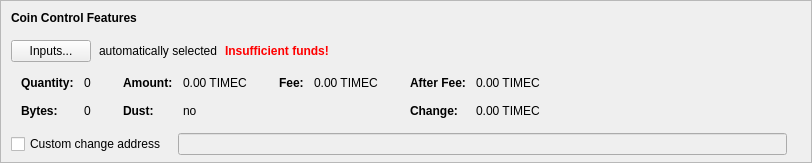
    <widget class="QFrame" name="frameCoinControl">
     <property name="sizePolicy">
      <sizepolicy hsizetype="Expanding" vsizetype="Expanding">
       <horstretch>0</horstretch>
       <verstretch>0</verstretch>
      </sizepolicy>
     </property>
     <property name="maximumSize">
      <size>
       <width>16777215</width>
       <height>16777215</height>
      </size>
     </property>
     <property name="frameShape">
      <enum>QFrame::StyledPanel</enum>
     </property>
     <property name="frameShadow">
      <enum>QFrame::Sunken</enum>
     </property>
     <layout class="QVBoxLayout" name="verticalLayoutCoinControl2">
      <property name="spacing">
       <number>0</number>
      </property>
      <property name="leftMargin">
       <number>0</number>
      </property>
      <property name="topMargin">
       <number>0</number>
      </property>
      <property name="rightMargin">
       <number>0</number>
      </property>
      <property name="bottomMargin">
       <number>6</number>
      </property>
      <item>
       <layout class="QVBoxLayout" name="verticalLayoutCoinControl" stretch="0,0,0,0,1">
        <property name="spacing">
         <number>0</number>
        </property>
        <property name="leftMargin">
         <number>10</number>
        </property>
        <property name="topMargin">
         <number>10</number>
        </property>
        <item>
         <layout class="QHBoxLayout" name="horizontalLayoutCoinControl1">
          <property name="bottomMargin">
           <number>15</number>
          </property>
          <item>
           <widget class="QLabel" name="labelCoinControlFeatures">
            <property name="sizePolicy">
             <sizepolicy hsizetype="Preferred" vsizetype="Maximum">
              <horstretch>0</horstretch>
              <verstretch>0</verstretch>
             </sizepolicy>
            </property>
            <property name="font">
             <font>
              <weight>75</weight>
              <bold>true</bold>
             </font>
            </property>
            <property name="styleSheet">
             <string notr="true">font-weight:bold;</string>
            </property>
            <property name="text">
             <string>Coin Control Features</string>
            </property>
           </widget>
          </item>
         </layout>
        </item>
        <item>
         <layout class="QHBoxLayout" name="horizontalLayoutCoinControl2" stretch="0,0,0,0">
          <property name="spacing">
           <number>8</number>
          </property>
          <property name="bottomMargin">
           <number>10</number>
          </property>
          <item>
           <widget class="QPushButton" name="pushButtonCoinControl">
            <property name="styleSheet">
             <string notr="true"/>
            </property>
            <property name="text">
             <string>Inputs...</string>
            </property>
            <property name="autoDefault">
             <bool>false</bool>
            </property>
           </widget>
          </item>
          <item>
           <widget class="QLabel" name="labelCoinControlAutomaticallySelected">
            <property name="text">
             <string>automatically selected</string>
            </property>
            <property name="margin">
             <number>5</number>
            </property>
           </widget>
          </item>
          <item>
           <widget class="QLabel" name="labelCoinControlInsuffFunds">
            <property name="font">
             <font>
              <weight>75</weight>
              <bold>true</bold>
             </font>
            </property>
            <property name="styleSheet">
             <string notr="true">color:red;font-weight:bold;</string>
            </property>
            <property name="text">
             <string>Insufficient funds!</string>
            </property>
            <property name="margin">
             <number>5</number>
            </property>
           </widget>
          </item>
          <item>
           <spacer name="horizontalSpacerCoinControl">
            <property name="orientation">
             <enum>Qt::Horizontal</enum>
            </property>
            <property name="sizeHint" stdset="0">
             <size>
              <width>40</width>
              <height>1</height>
             </size>
            </property>
           </spacer>
          </item>
         </layout>
        </item>
        <item>
         <widget class="QWidget" name="widgetCoinControl" native="true">
          <property name="sizePolicy">
           <sizepolicy hsizetype="Preferred" vsizetype="Preferred">
            <horstretch>0</horstretch>
            <verstretch>0</verstretch>
           </sizepolicy>
          </property>
          <property name="minimumSize">
           <size>
            <width>0</width>
            <height>0</height>
           </size>
          </property>
          <property name="styleSheet">
           <string notr="true"/>
          </property>
          <layout class="QHBoxLayout" name="horizontalLayoutCoinControl5">
           <property name="leftMargin">
            <number>0</number>
           </property>
           <property name="topMargin">
            <number>0</number>
           </property>
           <property name="rightMargin">
            <number>0</number>
           </property>
           <property name="bottomMargin">
            <number>0</number>
           </property>
           <item>
            <layout class="QHBoxLayout" name="horizontalLayoutCoinControl3" stretch="0,0,0,1">
             <property name="spacing">
              <number>20</number>
             </property>
             <property name="topMargin">
              <number>0</number>
             </property>
             <property name="bottomMargin">
              <number>10</number>
             </property>
             <item>
              <layout class="QFormLayout" name="formLayoutCoinControl1">
               <property name="horizontalSpacing">
                <number>10</number>
               </property>
               <property name="verticalSpacing">
                <number>14</number>
               </property>
               <property name="leftMargin">
                <number>10</number>
               </property>
               <property name="topMargin">
                <number>4</number>
               </property>
               <property name="rightMargin">
                <number>6</number>
               </property>
               <item row="0" column="0">
                <widget class="QLabel" name="labelCoinControlQuantityText">
                 <property name="font">
                  <font>
                   <weight>75</weight>
                   <bold>true</bold>
                  </font>
                 </property>
                 <property name="text">
                  <string>Quantity:</string>
                 </property>
                 <property name="margin">
                  <number>0</number>
                 </property>
                </widget>
               </item>
               <item row="0" column="1">
                <widget class="QLabel" name="labelCoinControlQuantity">
                 <property name="cursor">
                  <cursorShape>IBeamCursor</cursorShape>
                 </property>
                 <property name="contextMenuPolicy">
                  <enum>Qt::ActionsContextMenu</enum>
                 </property>
                 <property name="text">
                  <string notr="true">0</string>
                 </property>
                 <property name="margin">
                  <number>0</number>
                 </property>
                 <property name="textInteractionFlags">
                  <set>Qt::LinksAccessibleByMouse|Qt::TextSelectableByKeyboard|Qt::TextSelectableByMouse</set>
                 </property>
                </widget>
               </item>
               <item row="1" column="0">
                <widget class="QLabel" name="labelCoinControlBytesText">
                 <property name="font">
                  <font>
                   <weight>75</weight>
                   <bold>true</bold>
                  </font>
                 </property>
                 <property name="text">
                  <string>Bytes:</string>
                 </property>
                </widget>
               </item>
               <item row="1" column="1">
                <widget class="QLabel" name="labelCoinControlBytes">
                 <property name="cursor">
                  <cursorShape>IBeamCursor</cursorShape>
                 </property>
                 <property name="contextMenuPolicy">
                  <enum>Qt::ActionsContextMenu</enum>
                 </property>
                 <property name="text">
                  <string notr="true">0</string>
                 </property>
                 <property name="textInteractionFlags">
                  <set>Qt::LinksAccessibleByMouse|Qt::TextSelectableByKeyboard|Qt::TextSelectableByMouse</set>
                 </property>
                </widget>
               </item>
              </layout>
             </item>
             <item>
              <layout class="QFormLayout" name="formLayoutCoinControl2">
               <property name="horizontalSpacing">
                <number>10</number>
               </property>
               <property name="verticalSpacing">
                <number>14</number>
               </property>
               <property name="leftMargin">
                <number>6</number>
               </property>
               <property name="topMargin">
                <number>4</number>
               </property>
               <property name="rightMargin">
                <number>6</number>
               </property>
               <item row="0" column="0">
                <widget class="QLabel" name="labelCoinControlAmountText">
                 <property name="font">
                  <font>
                   <weight>75</weight>
                   <bold>true</bold>
                  </font>
                 </property>
                 <property name="text">
                  <string>Amount:</string>
                 </property>
                 <property name="margin">
                  <number>0</number>
                 </property>
                </widget>
               </item>
               <item row="0" column="1">
                <widget class="QLabel" name="labelCoinControlAmount">
                 <property name="cursor">
                  <cursorShape>IBeamCursor</cursorShape>
                 </property>
                 <property name="contextMenuPolicy">
                  <enum>Qt::ActionsContextMenu</enum>
                 </property>
                 <property name="text">
                  <string notr="true">0.00 TIMEC</string>
                 </property>
                 <property name="textInteractionFlags">
                  <set>Qt::LinksAccessibleByMouse|Qt::TextSelectableByKeyboard|Qt::TextSelectableByMouse</set>
                 </property>
                </widget>
               </item>
               <item row="1" column="0">
                <widget class="QLabel" name="labelCoinControlLowOutputText">
                 <property name="font">
                  <font>
                   <weight>75</weight>
                   <bold>true</bold>
                  </font>
                 </property>
                 <property name="text">
                  <string>Dust:</string>
                 </property>
                </widget>
               </item>
               <item row="1" column="1">
                <widget class="QLabel" name="labelCoinControlLowOutput">
                 <property name="cursor">
                  <cursorShape>IBeamCursor</cursorShape>
                 </property>
                 <property name="contextMenuPolicy">
                  <enum>Qt::ActionsContextMenu</enum>
                 </property>
                 <property name="text">
                  <string notr="true">no</string>
                 </property>
                 <property name="textInteractionFlags">
                  <set>Qt::LinksAccessibleByMouse|Qt::TextSelectableByKeyboard|Qt::TextSelectableByMouse</set>
                 </property>
                </widget>
               </item>
              </layout>
             </item>
             <item>
              <layout class="QFormLayout" name="formLayoutCoinControl3">
               <property name="horizontalSpacing">
                <number>10</number>
               </property>
               <property name="verticalSpacing">
                <number>14</number>
               </property>
               <property name="leftMargin">
                <number>6</number>
               </property>
               <property name="topMargin">
                <number>4</number>
               </property>
               <property name="rightMargin">
                <number>6</number>
               </property>
               <item row="0" column="0">
                <widget class="QLabel" name="labelCoinControlFeeText">
                 <property name="font">
                  <font>
                   <weight>75</weight>
                   <bold>true</bold>
                  </font>
                 </property>
                 <property name="text">
                  <string>Fee:</string>
                 </property>
                 <property name="margin">
                  <number>0</number>
                 </property>
                </widget>
               </item>
               <item row="0" column="1">
                <widget class="QLabel" name="labelCoinControlFee">
                 <property name="cursor">
                  <cursorShape>IBeamCursor</cursorShape>
                 </property>
                 <property name="contextMenuPolicy">
                  <enum>Qt::ActionsContextMenu</enum>
                 </property>
                 <property name="text">
                  <string notr="true">0.00 TIMEC</string>
                 </property>
                 <property name="textInteractionFlags">
                  <set>Qt::LinksAccessibleByMouse|Qt::TextSelectableByKeyboard|Qt::TextSelectableByMouse</set>
                 </property>
                </widget>
               </item>
             </layout>
             </item>
             <item>
              <layout class="QFormLayout" name="formLayoutCoinControl4">
               <property name="horizontalSpacing">
                <number>10</number>
               </property>
               <property name="verticalSpacing">
                <number>14</number>
               </property>
               <property name="leftMargin">
                <number>6</number>
               </property>
               <property name="topMargin">
                <number>4</number>
               </property>
               <property name="rightMargin">
                <number>6</number>
               </property>
               <item row="0" column="0">
                <widget class="QLabel" name="labelCoinControlAfterFeeText">
                 <property name="font">
                  <font>
                   <weight>75</weight>
                   <bold>true</bold>
                  </font>
                 </property>
                 <property name="text">
                  <string>After Fee:</string>
                 </property>
                 <property name="margin">
                  <number>0</number>
                 </property>
                </widget>
               </item>
               <item row="0" column="1">
                <widget class="QLabel" name="labelCoinControlAfterFee">
                 <property name="cursor">
                  <cursorShape>IBeamCursor</cursorShape>
                 </property>
                 <property name="contextMenuPolicy">
                  <enum>Qt::ActionsContextMenu</enum>
                 </property>
                 <property name="text">
                  <string notr="true">0.00 TIMEC</string>
                 </property>
                 <property name="textInteractionFlags">
                  <set>Qt::LinksAccessibleByMouse|Qt::TextSelectableByKeyboard|Qt::TextSelectableByMouse</set>
                 </property>
                </widget>
               </item>
               <item row="1" column="0">
                <widget class="QLabel" name="labelCoinControlChangeText">
                 <property name="font">
                  <font>
                   <weight>75</weight>
                   <bold>true</bold>
                  </font>
                 </property>
                 <property name="text">
                  <string>Change:</string>
                 </property>
                </widget>
               </item>
               <item row="1" column="1">
                <widget class="QLabel" name="labelCoinControlChange">
                 <property name="cursor">
                  <cursorShape>IBeamCursor</cursorShape>
                 </property>
                 <property name="contextMenuPolicy">
                  <enum>Qt::ActionsContextMenu</enum>
                 </property>
                 <property name="text">
                  <string notr="true">0.00 TIMEC</string>
                 </property>
                 <property name="textInteractionFlags">
                  <set>Qt::LinksAccessibleByMouse|Qt::TextSelectableByKeyboard|Qt::TextSelectableByMouse</set>
                 </property>
                </widget>
               </item>
              </layout>
             </item>
            </layout>
           </item>
          </layout>
         </widget>
        </item>
        <item>
         <layout class="QHBoxLayout" name="horizontalLayoutCoinControl4" stretch="0,0,0">
          <property name="spacing">
           <number>12</number>
          </property>
          <property name="sizeConstraint">
           <enum>QLayout::SetDefaultConstraint</enum>
          </property>
          <property name="topMargin">
           <number>5</number>
          </property>
          <property name="rightMargin">
           <number>5</number>
          </property>
          <item>
           <widget class="QCheckBox" name="checkBoxCoinControlChange">
            <property name="toolTip">
             <string>If this is activated, but the change address is empty or invalid, change will be sent to a newly generated address.</string>
            </property>
            <property name="text">
             <string>Custom change address</string>
            </property>
           </widget>
          </item>
          <item>
           <widget class="QValidatedLineEdit" name="lineEditCoinControlChange">
            <property name="enabled">
             <bool>false</bool>
            </property>
            <property name="sizePolicy">
             <sizepolicy hsizetype="Expanding" vsizetype="Fixed">
              <horstretch>0</horstretch>
              <verstretch>0</verstretch>
             </sizepolicy>
            </property>
           </widget>
          </item>
          <item>
           <widget class="QLabel" name="labelCoinControlChangeLabel">
            <property name="sizePolicy">
             <sizepolicy hsizetype="Preferred" vsizetype="Expanding">
              <horstretch>0</horstretch>
              <verstretch>0</verstretch>
             </sizepolicy>
            </property>
            <property name="minimumSize">
             <size>
              <width>0</width>
              <height>0</height>
             </size>
            </property>
            <property name="text">
             <string/>
            </property>
            <property name="margin">
             <number>3</number>
            </property>
           </widget>
          </item>
         </layout>
        </item>
        <item>
         <spacer name="verticalSpacerCoinControl">
          <property name="orientation">
           <enum>Qt::Vertical</enum>
          </property>
          <property name="sizeHint" stdset="0">
           <size>
            <width>800</width>
            <height>1</height>
           </size>
          </property>
         </spacer>
        </item>
       </layout>
      </item>
     </layout>
    </widget>
